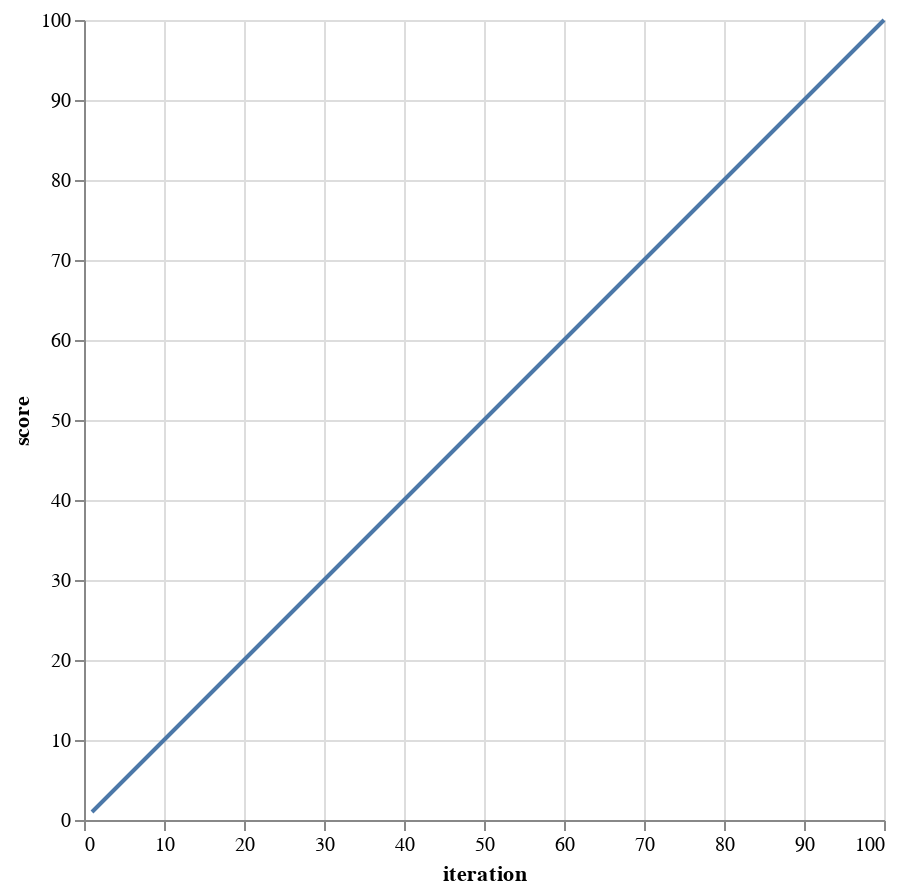

This figure's notebook cell:
### Markdown cell above
A stacked bar chart contains multi-color bars to represent
several quantitive values at once.

### Code cell
# Source: https://vega.github.io/vega-lite/examples/stacked_bar_weather.html

Vl.new(width: 300, height: 200)
|> Vl.data_from_url("https://vega.github.io/editor/data/seattle-weather.csv")
|> Vl.mark(:bar)
|> Vl.encode_field(:x, "date", time_unit: :month, type: :ordinal, title: "Month of the year")
|> Vl.encode(:y, aggregate: :count, type: :quantitative, title: "Number of days")
|> Vl.encode_field(:color, "weather",
  type: :nominal,
  title: "Weather type",
  scale: [
    domain: ["sun", "fog", "drizzle", "rain", "snow"],
    range: ["#e7ba52", "#c7c7c7", "#aec7e8", "#1f77b4", "#9467bd"]
  ]
)

### Figure 1 — Vega-Lite specification as saved in the notebook (floating-point values rounded to 4 significant figures)
{"$schema": "https://vega.github.io/schema/vega-lite/v4.json", "data": {"values": [{"iteration": 1, "score": 1}, {"iteration": 2, "score": 2}, {"iteration": 3, "score": 3}, {"iteration": 4, "score": 4}, {"iteration": 5, "score": 5}, {"iteration": 6, "score": 6}, {"iteration": 7, "score": 7}, {"iteration": 8, "score": 8}, {"iteration": 9, "score": 9}, {"iteration": 10, "score": 10}, {"iteration": 11, "score": 11}, {"iteration": 12, "score": 12}, {"iteration": 13, "score": 13}, {"iteration": 14, "score": 14}, {"iteration": 15, "score": 15}, {"iteration": 16, "score": 16}, {"iteration": 17, "score": 17}, {"iteration": 18, "score": 18}, {"iteration": 19, "score": 19}, {"iteration": 20, "score": 20}, {"iteration": 21, "score": 21}, {"iteration": 22, "score": 22}, {"iteration": 23, "score": 23}, {"iteration": 24, "score": 24}, {"iteration": 25, "score": 25}, {"iteration": 26, "score": 26}, {"iteration": 27, "score": 27}, {"iteration": 28, "score": 28}, {"iteration": 29, "score": 29}, {"iteration": 30, "score": 30}, {"iteration": 31, "score": 31}, {"iteration": 32, "score": 32}, {"iteration": 33, "score": 33}, {"iteration": 34, "score": 34}, {"iteration": 35, "score": 35}, {"iteration": 36, "score": 36}, {"iteration": 37, "score": 37}, {"iteration": 38, "score": 38}, {"iteration": 39, "score": 39}, {"iteration": 40, "score": 40}, {"iteration": 41, "score": 41}, {"iteration": 42, "score": 42}, {"iteration": 43, "score": 43}, {"iteration": 44, "score": 44}, {"iteration": 45, "score": 45}, {"iteration": 46, "score": 46}, {"iteration": 47, "score": 47}, {"iteration": 48, "score": 48}, {"iteration": 49, "score": 49}, {"iteration": 50, "score": 50}, {"iteration": 51, "score": 51}, {"iteration": 52, "score": 52}, {"iteration": 53, "score": 53}, {"iteration": 54, "score": 54}, {"iteration": 55, "score": 55}, {"iteration": 56, "score": 56}, {"iteration": 57, "score": 57}, {"iteration": 58, "score": 58}, {"iteration": 59, "score": 59}, {"iteration": 60, "score": 60}, {"iteration": 61, "score": 61}, {"iteration": 62, "score": 62}, {"iteration": 63, "score": 63}, {"iteration": 64, "score": 64}, {"iteration": 65, "score": 65}, {"iteration": 66, "score": 66}, {"iteration": 67, "score": 67}, {"iteration": 68, "score": 68}, {"iteration": 69, "score": 69}, {"iteration": 70, "score": 70}, {"iteration": 71, "score": 71}, {"iteration": 72, "score": 72}, {"iteration": 73, "score": 73}, {"iteration": 74, "score": 74}, {"iteration": 75, "score": 75}, {"iteration": 76, "score": 76}, {"iteration": 77, "score": 77}, {"iteration": 78, "score": 78}, {"iteration": 79, "score": 79}, {"iteration": 80, "score": 80}, {"iteration": 81, "score": 81}, {"iteration": 82, "score": 82}, {"iteration": 83, "score": 83}, {"iteration": 84, "score": 84}, {"iteration": 85, "score": 85}, {"iteration": 86, "score": 86}, {"iteration": 87, "score": 87}, {"iteration": 88, "score": 88}, {"iteration": 89, "score": 89}, {"iteration": 90, "score": 90}, {"iteration": 91, "score": 91}, {"iteration": 92, "score": 92}, {"iteration": 93, "score": 93}, {"iteration": 94, "score": 94}, {"iteration": 95, "score": 95}, {"iteration": 96, "score": 96}, {"iteration": 97, "score": 97}, {"iteration": 98, "score": 98}, {"iteration": 99, "score": 99}, {"iteration": 100, "score": 100}]}, "encoding": {"x": {"field": "iteration", "type": "quantitative"}, "y": {"field": "score", "type": "quantitative"}}, "height": 400, "mark": "line", "width": 400}
